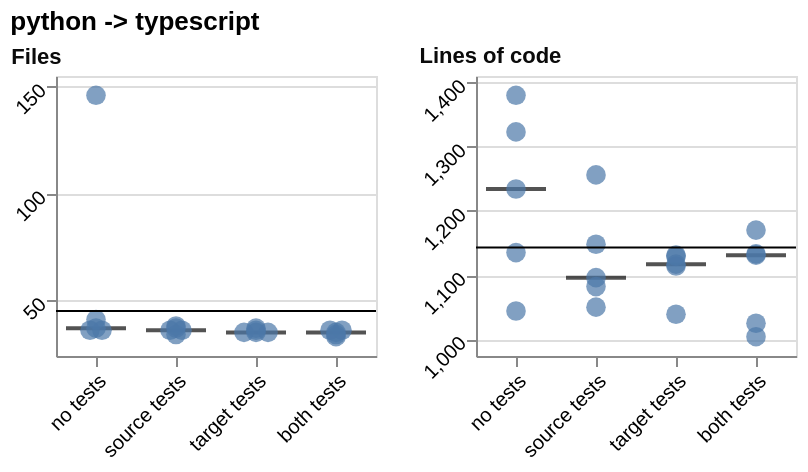

Specify this chart in Vega-Lite:
### Vega-Lite specification from a JSON file in a GitHub repository (floating-point values rounded to 4 significant figures)
{"config": {"view": {"continuousWidth": 300, "continuousHeight": 300}, "axis": {"labelAngle": -45}}, "concat": [{"layer": [{"mark": {"type": "tick", "color": "#0b0b0b", "opacity": 0.7, "size": 30, "thickness": 2}, "encoding": {"x": {"field": "condition", "scale": {"paddingInner": 0.25, "paddingOuter": 0.125}, "sort": ["no tests", "source tests", "target tests", "both tests"], "title": null, "type": "nominal"}, "y": {"aggregate": "median", "field": "value", "scale": {"domain": [23.96, 155.0], "nice": false}, "title": null, "type": "quantitative"}}}, {"mark": {"type": "point", "filled": true, "size": 96}, "encoding": {"x": {"field": "condition", "scale": {"paddingInner": 0.25, "paddingOuter": 0.125}, "sort": ["no tests", "source tests", "target tests", "both tests"], "title": null, "type": "nominal"}, "xOffset": {"field": "nudge", "scale": {"domain": [-1.0, 1.0], "range": [9.0, 21.0]}, "title": null, "type": "quantitative"}, "y": {"field": "value", "scale": {"domain": [23.96, 155.0], "nice": false}, "type": "quantitative"}}}, {"mark": {"type": "rule"}, "encoding": {"y": {"aggregate": "median", "field": "reference", "scale": {"domain": [23.96, 155.0], "nice": false}, "type": "quantitative"}}, "transform": [{"filter": {"field": "reference", "valid": true}}]}], "data": {"name": "data-0dd52b264c45575ef80ee2be7fb37794"}, "height": 140, "title": {"text": "Files", "anchor": "start", "color": "#0b0b0b", "fontSize": 11}, "width": 160}, {"layer": [{"mark": {"type": "tick", "color": "#0b0b0b", "opacity": 0.7, "size": 30, "thickness": 2}, "encoding": {"x": {"field": "condition", "scale": {"paddingInner": 0.25, "paddingOuter": 0.125}, "sort": ["no tests", "source tests", "target tests", "both tests"], "title": null, "type": "nominal"}, "y": {"aggregate": "median", "field": "value", "scale": {"domain": [973.9, 1410.0], "nice": false}, "title": null, "type": "quantitative"}}}, {"mark": {"type": "point", "filled": true, "size": 96}, "encoding": {"x": {"field": "condition", "scale": {"paddingInner": 0.25, "paddingOuter": 0.125}, "sort": ["no tests", "source tests", "target tests", "both tests"], "title": null, "type": "nominal"}, "xOffset": {"field": "nudge", "scale": {"domain": [-1.0, 1.0], "range": [9.0, 21.0]}, "title": null, "type": "quantitative"}, "y": {"field": "value", "scale": {"domain": [973.9, 1410.0], "nice": false}, "type": "quantitative"}}}, {"mark": {"type": "rule"}, "encoding": {"y": {"aggregate": "median", "field": "reference", "scale": {"domain": [973.9, 1410.0], "nice": false}, "type": "quantitative"}}, "transform": [{"filter": {"field": "reference", "valid": true}}]}], "data": {"name": "data-57e6dfa4703c2c07c56e1e6b0a97b20b"}, "height": 140, "title": {"text": "Lines of code", "anchor": "start", "color": "#0b0b0b", "fontSize": 11}, "width": 160}], "columns": 4, "title": "python -> typescript", "$schema": "https://vega.github.io/schema/vega-lite/v6.4.1.json", "datasets": {"data-0dd52b264c45575ef80ee2be7fb37794": [{"condition": "no tests", "layout": "rebuilt the file layout", "metric": "file_count", "value": 36.0, "reference": 45.0, "nudge": -0.5}, {"condition": "no tests", "layout": "kept the file layout", "metric": "file_count", "value": 36.0, "reference": 45.0, "nudge": 0.5}, {"condition": "no tests", "layout": "kept the file layout", "metric": "file_count", "value": 146.0, "reference": 45.0, "nudge": 0.0}, {"condition": "no tests", "layout": "rebuilt the file layout", "metric": "file_count", "value": 41.0, "reference": 45.0, "nudge": 0.0}, {"condition": "no tests", "layout": "rebuilt the file layout", "metric": "file_count", "value": 37.0, "reference": 45.0, "nudge": 0.0}, {"condition": "source tests", "layout": "kept the file layout", "metric": "file_count", "value": 36.0, "reference": 45.0, "nudge": -0.5}, {"condition": "source tests", "layout": "kept the file layout", "metric": "file_count", "value": 36.0, "reference": 45.0, "nudge": 0.5}, {"condition": "source tests", "layout": "kept the file layout", "metric": "file_count", "value": 38.0, "reference": 45.0, "nudge": 0.0}, {"condition": "source tests", "layout": "kept the file layout", "metric": "file_count", "value": 34.0, "reference": 45.0, "nudge": 0.0}, {"condition": "source tests", "layout": "rebuilt the file layout", "metric": "file_count", "value": 37.0, "reference": 45.0, "nudge": 0.0}, {"condition": "target tests", "layout": "kept the file layout", "metric": "file_count", "value": 35.0, "reference": 45.0, "nudge": -1.0}, {"condition": "target tests", "layout": "kept the file layout", "metric": "file_count", "value": 35.0, "reference": 45.0, "nudge": 0.0}, {"condition": "target tests", "layout": "kept the file layout", "metric": "file_count", "value": 35.0, "reference": 45.0, "nudge": 1.0}, {"condition": "target tests", "layout": "kept the file layout", "metric": "file_count", "value": 36.0, "reference": 45.0, "nudge": 0.0}, {"condition": "target tests", "layout": "kept the file layout", "metric": "file_count", "value": 37.0, "reference": 45.0, "nudge": 0.0}, {"condition": "both tests", "layout": "kept the file layout", "metric": "file_count", "value": 33.0, "reference": 45.0, "nudge": 0.0}, {"condition": "both tests", "layout": "kept the file layout", "metric": "file_count", "value": 36.0, "reference": 45.0, "nudge": -0.5}, {"condition": "both tests", "layout": "kept the file layout", "metric": "file_count", "value": 36.0, "reference": 45.0, "nudge": 0.5}, {"condition": "both tests", "layout": "kept the file layout", "metric": "file_count", "value": 34.0, "reference": 45.0, "nudge": 0.0}, {"condition": "both tests", "layout": "kept the file layout", "metric": "file_count", "value": 35.0, "reference": 45.0, "nudge": 0.0}], "data-57e6dfa4703c2c07c56e1e6b0a97b20b": [{"condition": "no tests", "layout": "rebuilt the file layout", "metric": "loc", "value": 1044.0, "reference": 1143.0, "nudge": 0.0}, {"condition": "no tests", "layout": "kept the file layout", "metric": "loc", "value": 1380.0, "reference": 1143.0, "nudge": 0.0}, {"condition": "no tests", "layout": "rebuilt the file layout", "metric": "loc", "value": 1323.0, "reference": 1143.0, "nudge": 0.0}, {"condition": "no tests", "layout": "rebuilt the file layout", "metric": "loc", "value": 1135.0, "reference": 1143.0, "nudge": 0.0}, {"condition": "no tests", "layout": "kept the file layout", "metric": "loc", "value": 1234.0, "reference": 1143.0, "nudge": 0.0}, {"condition": "source tests", "layout": "kept the file layout", "metric": "loc", "value": 1096.0, "reference": 1143.0, "nudge": 0.0}, {"condition": "source tests", "layout": "kept the file layout", "metric": "loc", "value": 1256.0, "reference": 1143.0, "nudge": 0.0}, {"condition": "source tests", "layout": "kept the file layout", "metric": "loc", "value": 1050.0, "reference": 1143.0, "nudge": 0.0}, {"condition": "source tests", "layout": "rebuilt the file layout", "metric": "loc", "value": 1148.0, "reference": 1143.0, "nudge": 0.0}, {"condition": "source tests", "layout": "kept the file layout", "metric": "loc", "value": 1082.0, "reference": 1143.0, "nudge": 0.0}, {"condition": "target tests", "layout": "kept the file layout", "metric": "loc", "value": 1117.0, "reference": 1143.0, "nudge": 0.0}, {"condition": "target tests", "layout": "kept the file layout", "metric": "loc", "value": 1114.0, "reference": 1143.0, "nudge": 0.0}, {"condition": "target tests", "layout": "kept the file layout", "metric": "loc", "value": 1131.0, "reference": 1143.0, "nudge": 0.0}, {"condition": "target tests", "layout": "kept the file layout", "metric": "loc", "value": 1129.0, "reference": 1143.0, "nudge": 0.0}, {"condition": "target tests", "layout": "kept the file layout", "metric": "loc", "value": 1039.0, "reference": 1143.0, "nudge": 0.0}, {"condition": "both tests", "layout": "kept the file layout", "metric": "loc", "value": 1131.0, "reference": 1143.0, "nudge": 0.0}, {"condition": "both tests", "layout": "kept the file layout", "metric": "loc", "value": 1170.0, "reference": 1143.0, "nudge": 0.0}, {"condition": "both tests", "layout": "kept the file layout", "metric": "loc", "value": 1004.0, "reference": 1143.0, "nudge": 0.0}, {"condition": "both tests", "layout": "kept the file layout", "metric": "loc", "value": 1133.0, "reference": 1143.0, "nudge": 0.0}, {"condition": "both tests", "layout": "kept the file layout", "metric": "loc", "value": 1025.0, "reference": 1143.0, "nudge": 0.0}]}}
